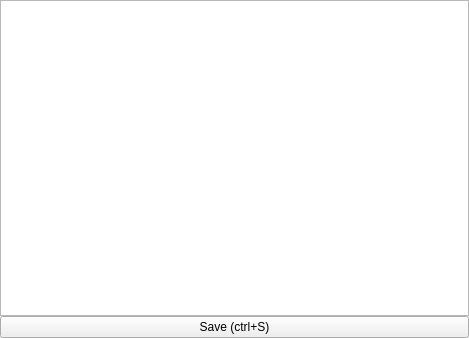
<?xml version="1.0" encoding="UTF-8"?>
<ui version="4.0">
 <class>TextNoteEditViewWidget</class>
 <widget class="QWidget" name="TextNoteEditViewWidget">
  <property name="geometry">
   <rect>
    <x>0</x>
    <y>0</y>
    <width>469</width>
    <height>338</height>
   </rect>
  </property>
  <property name="windowTitle">
   <string>Form</string>
  </property>
  <layout class="QVBoxLayout" name="verticalLayout">
   <property name="spacing">
    <number>0</number>
   </property>
   <property name="leftMargin">
    <number>0</number>
   </property>
   <property name="topMargin">
    <number>0</number>
   </property>
   <property name="rightMargin">
    <number>0</number>
   </property>
   <property name="bottomMargin">
    <number>0</number>
   </property>
   <item>
    <widget class="QTextEdit" name="textEdit"/>
   </item>
   <item>
    <layout class="QHBoxLayout" name="horizontalLayout">
     <item>
      <widget class="QPushButton" name="ok_button">
       <property name="text">
        <string>Save (ctrl+S)</string>
       </property>
       <property name="shortcut">
        <string>Ctrl+S</string>
       </property>
      </widget>
     </item>
    </layout>
   </item>
  </layout>
 </widget>
 <resources/>
 <connections/>
</ui>
